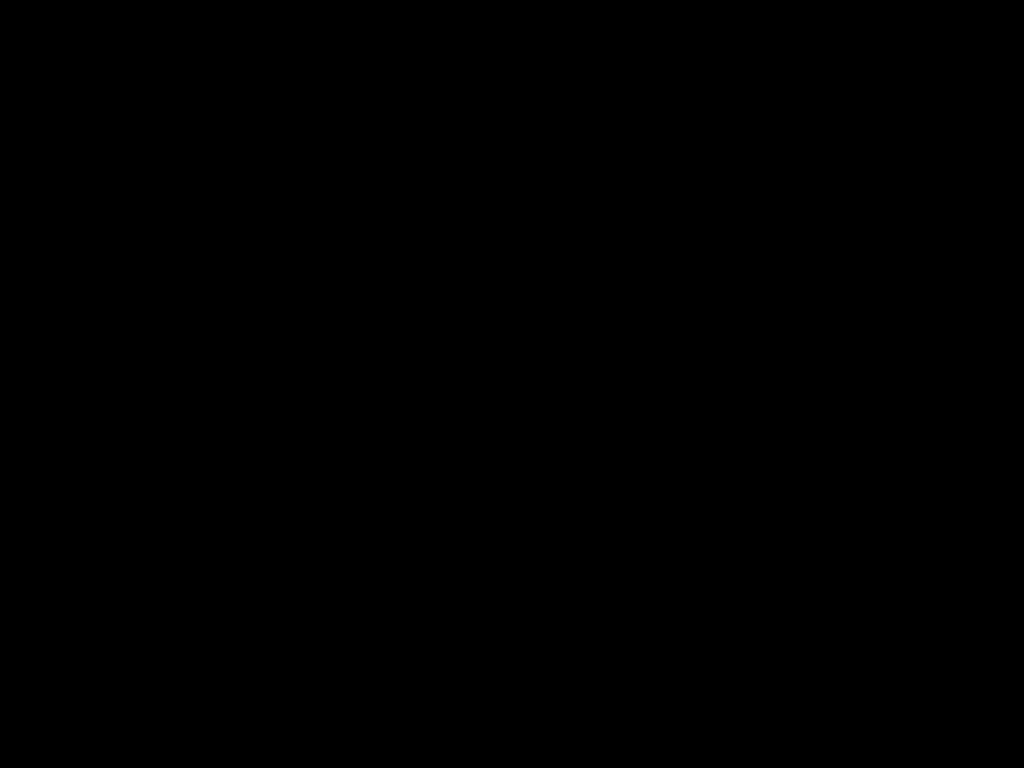
Frame 1 (no input)
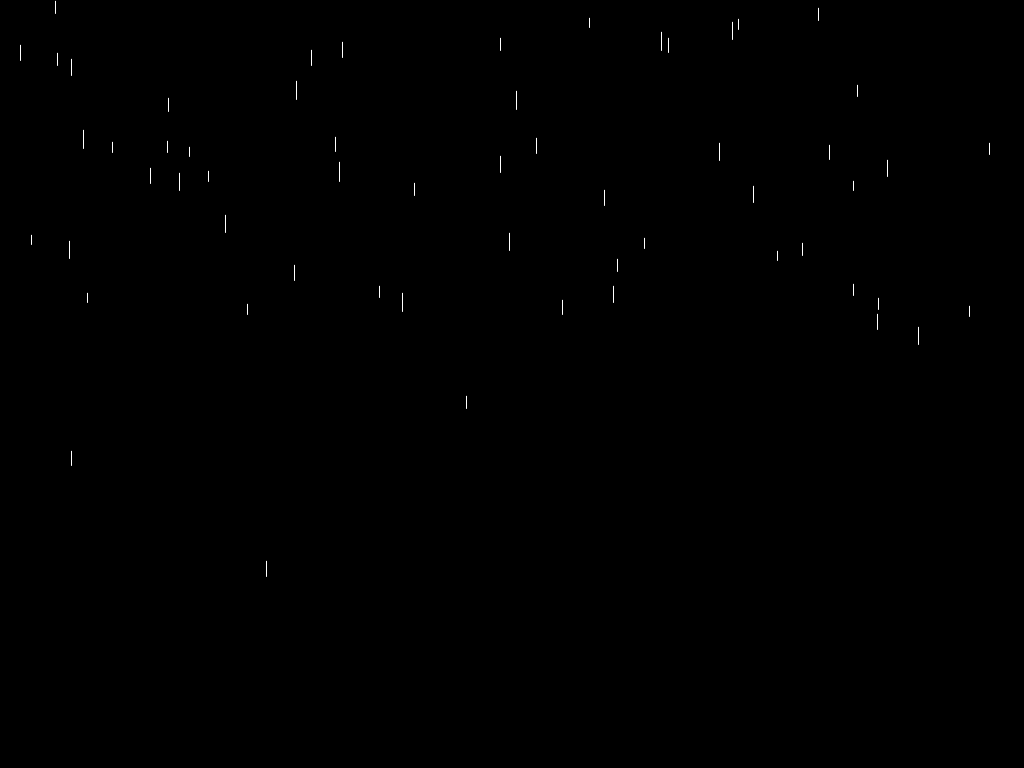
Frame 60 (the mouse pressed at the canvas centre just before this capture)
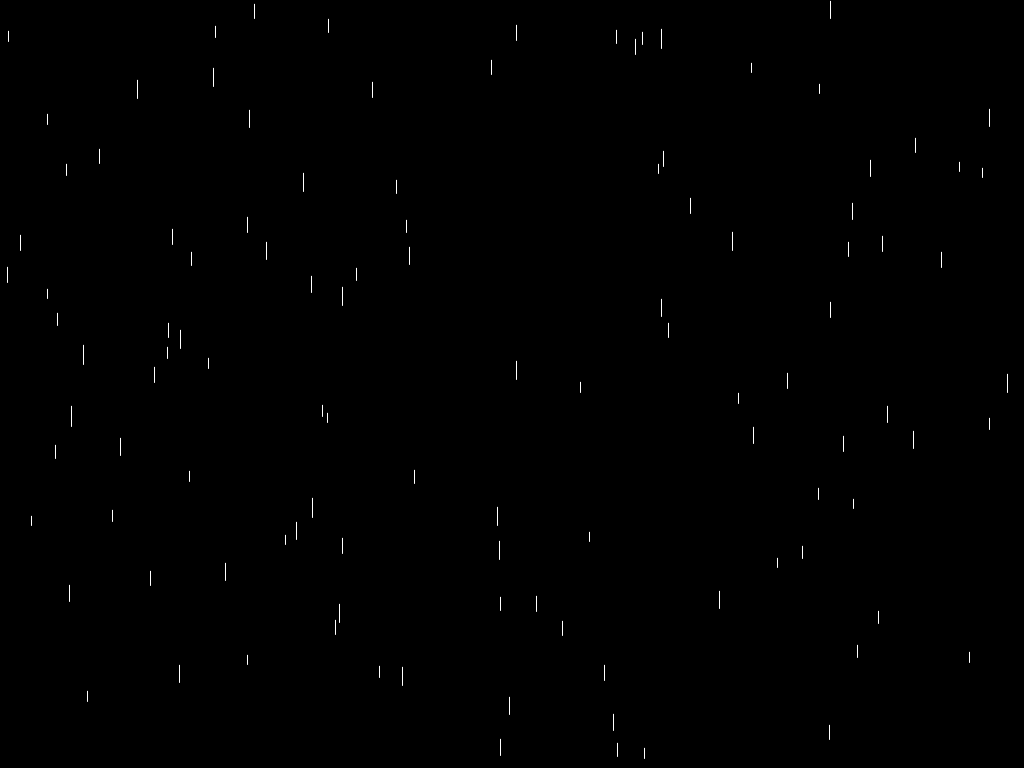
Frame 120 (the mouse held since frame 60 and released just before this capture)

The Processing sketch that drew these frames (run headless with seeded random() and noise(); from frame 60 on, the mouse is pressed at the canvas centre):

// Processing sketch: rain_example
// ── rain_example.pde
ArrayList<Raindrop> raindrops = new ArrayList();  
 
void setup() {
  size(1024, 768);
  background(0);
}
 
void draw() {
  background(0);
  for (Raindrop drop : raindrops) {
    drop.display();
    drop.pour();
  }    
  makeOneRaindrop();
}
 
void makeOneRaindrop() {
  // The following 5 lines should be exectued every iteration to make many raindrops, but if I put this block into draw() it doesn't seem to work
 
  float randSize = random(10, 20);
  float randXpos = random(0, 1024);
  float randYspeed = random(3, 10);
 
  Raindrop drop1 = new Raindrop(randSize, randXpos, 0, randYspeed);
 
  raindrops.add( drop1 );
}
 
// =====================================================
 
class Raindrop {
  float size;   // size/length of raindrop (randomized for each drop)
  float xpos;   // X position of raindrop (randomized for each drop)
  float ypos;   // Y position of raindrop (starts at 0, increases)
  float yspeed; // Y speed of raindrop (randomized for each drop)
 
 
  Raindrop(float tempSize, float tempXpos, float tempYpos, float tempYspeed) {
    size = tempSize;
    xpos = tempXpos;
    ypos = tempYpos;
    yspeed = tempYspeed;
  }
 
  void display() {
    stroke(255); // Draw raindrop
    line(xpos, ypos, xpos, (ypos + size));
 
    stroke(0); // Draw black line after Raindrop
    line(xpos, (ypos - size), xpos, ypos);
  }
 
  void pour() {
    ypos = ypos + yspeed;
  }
}//class ===============================================
//
